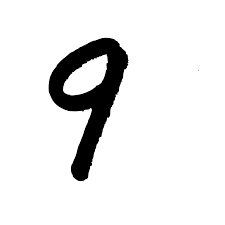
#> input picture test_images/images9.png, 225 x 225 px
$ python mser.py
#> lines starting #> are read from the running program, lines starting #| are printed output that depends on the picture; after the words box and inside, x2 and y2 are one past the last pixel; in counts of white or black regions, pixels touching at a corner belong together
import cv2
import numpy as np

class MSERProcessor:
    def __init__(self, image_path, similarity_threshold=0.1):
#> called with image_path = 'test_images/images9.png', similarity_threshold = 0.1
        self.image = cv2.imread(image_path, 0)
#> self.image is the input picture: shape (225, 225); min 0, max 255, mean 232.3
        self.mser = cv2.MSER_create()
        self.similarity_threshold = similarity_threshold

    def process_image(self):
        regions, _ = self.mser.detectRegions(self.image)
#> regions = 33 items
        boxes = [cv2.boundingRect(region) for region in regions]
#> boxes = 33 items, first 6: (49, 38, 79, 143), (49, 38, 79, 143), (49, 38, 79, 143), (49, 38, 79, 143), (49, 38, 79, 143), (49, 38, 79, 143)
        larger_boxes = self._get_larger_boxes(boxes)
#> the loop in _get_larger_boxes, `for i, box1 in enumerate(boxes):` made 33 passes
#> (x1, y1, w1, h1) on passes 1 to 12: (48, 37, 81, 144), (48, 38, 81, 143), (48, 38, 81, 143), (48, 38, 81, 143), (48, 38, 81, 143), (48, 38, 81, 143), (49, 38, 80, 143), (49, 38, 80, 143), (49, 38, 79, 143), (49, 38, 79, 143), (49, 38, 79, 143), (49, 38, 79, 143)
#> after the loop in _get_larger_boxes, `for i, box1 in enumerate(boxes):`: output_boxes = 17 items, first 6: (48, 37, 81, 144), (48, 38, 81, 143), (48, 38, 81, 143), (48, 38, 81, 143), (48, 38, 81, 143), (48, 38, 81, 143)
#> larger_boxes has the same summary as output_boxes in _get_larger_boxes
        mean_boxes = self._get_mean_boxes(set(larger_boxes))
#> mean_boxes = 1 item

        for box in mean_boxes:
            x, y, w, h = box
            cv2.rectangle(self.image, (x, y), (x + w, y + h), (0, 255, 0), 2)
#> this loop made 1 pass
#> (x, y, w, h) on pass 1: (48, 37, 80, 143)
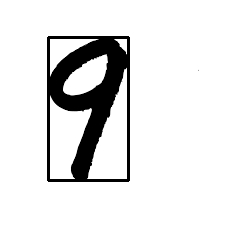
#> self.image: shape (225, 225); 2.56% of pixels changed, all inside (x1, y1, x2, y2) = (47, 36, 130, 182)

        print(len(mean_boxes))
#| 1
        print(mean_boxes)
#| {(48, 37, 80, 143)}
        cv2.imshow('MSER', self.image)
        cv2.waitKey(0)
        cv2.destroyAllWindows()
        return mean_boxes

    def _get_larger_boxes(self, boxes):
        boxes.sort(key=lambda box: box[2]*box[3], reverse=True)

        output_boxes = []
        for i, box1 in enumerate(boxes):
            x1, y1, w1, h1 = box1
            is_inside_another_box = False
            for box2 in boxes[:i]:
                x2, y2, w2, h2 = box2
                if x1 > x2 and y1 > y2 and x1 + w1 < x2 + w2 and y1 + h1 < y2 + h2:
                    is_inside_another_box = True
                    break
            if not is_inside_another_box:
                output_boxes.append(box1)
        return output_boxes

    def _calculate_iou(self, box1, box2):
        x1, y1, w1, h1 = box1
        x2, y2, w2, h2 = box2

        intersection_area = max(0, min(x1 + w1, x2 + w2) - max(x1, x2)) * max(0, min(y1 + h1, y2 + h2) - max(y1, y2))
        union_area = w1 * h1 + w2 * h2 - intersection_area

        iou = intersection_area / union_area if union_area > 0 else 0
        return iou

    def _get_mean_boxes(self, boxes):
        mean_boxes = set()

        for box in boxes:
            x, y, w, h = box
            box_center = (x + w / 2, y + h / 2)

            similar_boxes = [box]
            for other_box in boxes:
                if box != other_box and self._calculate_iou(box, other_box) > self.similarity_threshold:
                    similar_boxes.append(other_box)

            # Calculate the mean of similar boxes
            if similar_boxes:
                mean_box = np.mean(similar_boxes, axis=0).astype(int)
                mean_boxes.add(tuple(mean_box))

        return mean_boxes

# Example usage
if __name__ == "__main__":
    mser_processor = MSERProcessor('test_images/images9.png', similarity_threshold=0.1)
    mser_processor.process_image()
